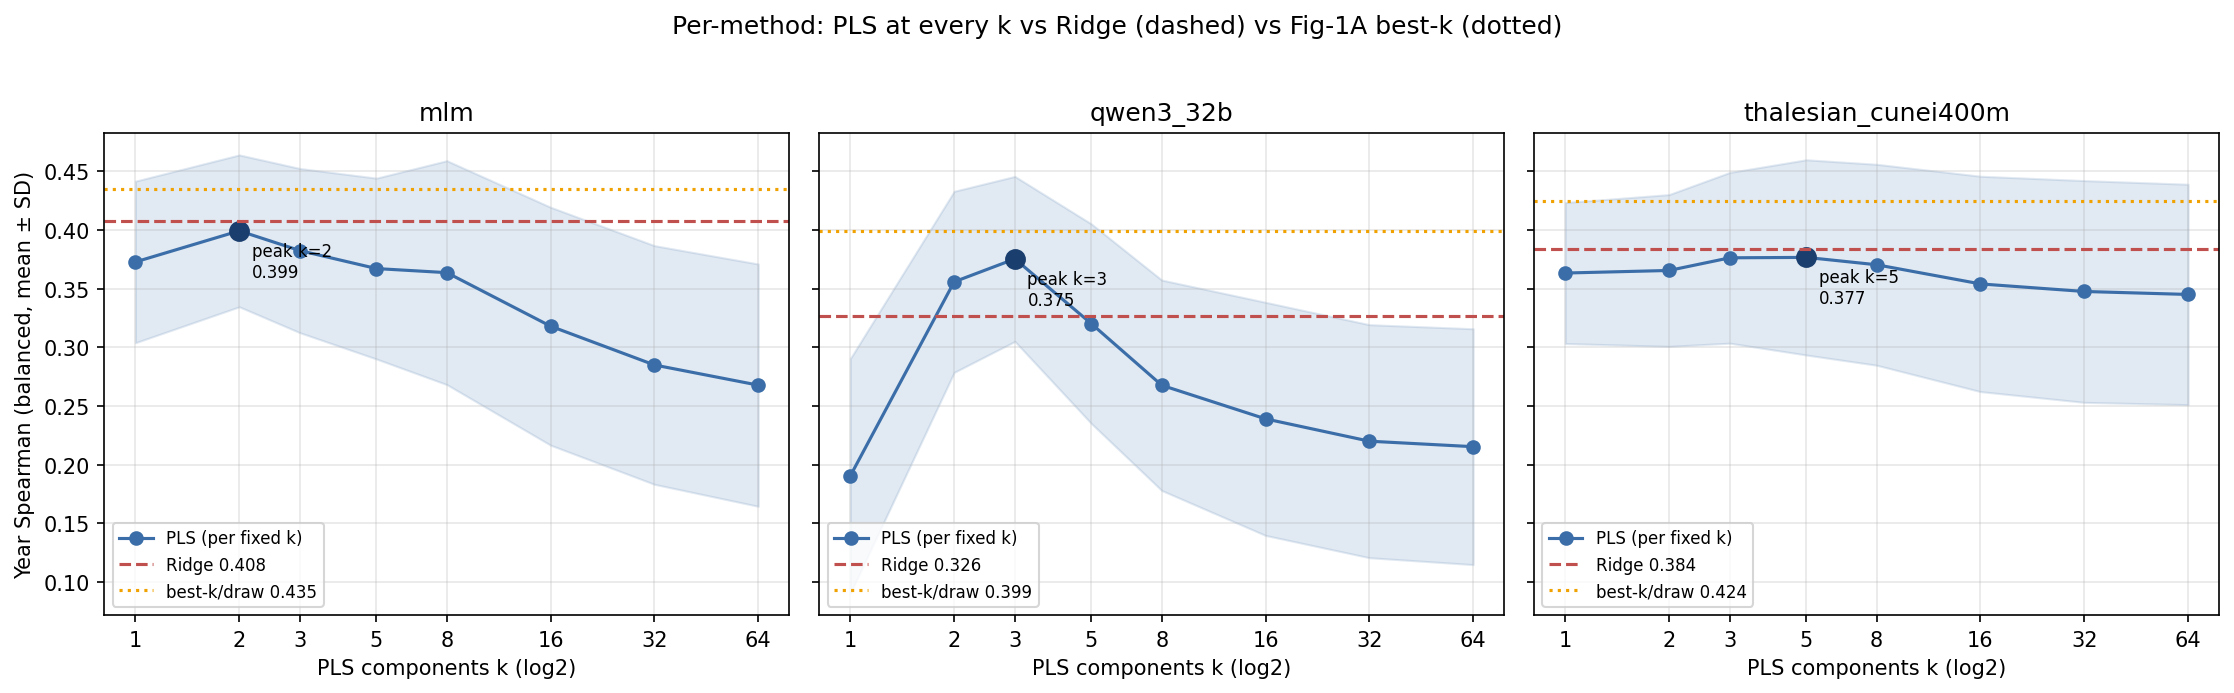

Python code for this plot:
#!/usr/bin/env python3
"""Per-method panels: full k curve vs Ridge vs best-k-per-draw, one panel each.

Reads pls_components_tradeoff.csv (per-k PLS Spearman + ridge_baseline) and
best_k_vs_fixed_k.csv (the best-k-per-draw level), and draws one subplot per
model so you can see, for every k, how PLS compares to Ridge and to the
inflated Fig-1A best-k line.

Usage:
    python per_method_panels.py \
        --tradeoff-csv .../pls_components_tradeoff.csv \
        --bestk-csv    .../best_k_vs_fixed_k.csv
"""
from __future__ import annotations

import argparse
import csv
from collections import defaultdict
from pathlib import Path

import numpy as np


def main() -> None:
    ap = argparse.ArgumentParser()
    ap.add_argument("--tradeoff-csv", type=Path, required=True)
    ap.add_argument("--bestk-csv", type=Path, default=None)
    ap.add_argument("--out", type=Path, default=None)
    args = ap.parse_args()
    out = args.out or args.tradeoff_csv.parent / "per_method_panels.png"

    rows = list(csv.DictReader(open(args.tradeoff_csv)))
    curves = defaultdict(list)   # model -> [(k, mean, sd)]
    ridge = {}
    for r in rows:
        curves[r["model"]].append((int(r["k"]), float(r["spearman_mean"]),
                                   float(r["spearman_std"])))
        if r.get("ridge_baseline") not in ("", "None", None):
            ridge[r["model"]] = float(r["ridge_baseline"])
    models = sorted(curves)

    bestk = {}
    if args.bestk_csv and args.bestk_csv.exists():
        for r in csv.DictReader(open(args.bestk_csv)):
            bestk[r["model"]] = float(r["best_k_per_draw"])

    import matplotlib
    matplotlib.use("Agg")
    import matplotlib.pyplot as plt

    n = len(models)
    fig, axes = plt.subplots(1, n, figsize=(5 * n, 4.5), sharey=True)
    if n == 1:
        axes = [axes]
    for ax, m in zip(axes, models):
        pts = sorted(curves[m])
        ks = [p[0] for p in pts]
        mu = np.array([p[1] for p in pts])
        sd = np.array([p[2] for p in pts])
        ax.plot(ks, mu, "-o", color="#3b6ea8", label="PLS (per fixed k)")
        ax.fill_between(ks, mu - sd, mu + sd, color="#3b6ea8", alpha=0.15)
        # mark the peak
        bi = int(np.argmax(mu))
        ax.plot(ks[bi], mu[bi], "o", color="#1a3e6e", ms=9)
        ax.annotate(f"peak k={ks[bi]}\n{mu[bi]:.3f}", (ks[bi], mu[bi]),
                    textcoords="offset points", xytext=(6, -22), fontsize=8)
        if m in ridge:
            ax.axhline(ridge[m], color="#c0504d", ls="--", lw=1.5,
                       label=f"Ridge {ridge[m]:.3f}")
        if m in bestk:
            ax.axhline(bestk[m], color="#f0a202", ls=":", lw=1.5,
                       label=f"best-k/draw {bestk[m]:.3f}")
        ax.set_xscale("log", base=2)
        ax.set_xticks(ks); ax.set_xticklabels(ks)
        ax.set_xlabel("PLS components k (log2)")
        ax.set_title(m)
        ax.grid(True, alpha=0.3)
        ax.legend(fontsize=8, loc="lower left")
    axes[0].set_ylabel("Year Spearman (balanced, mean ± SD)")
    fig.suptitle("Per-method: PLS at every k vs Ridge (dashed) vs Fig-1A best-k (dotted)",
                 y=1.02)
    fig.tight_layout()
    fig.savefig(out, dpi=150, bbox_inches="tight")
    print(f"[ok] wrote {out}")


if __name__ == "__main__":
    main()
